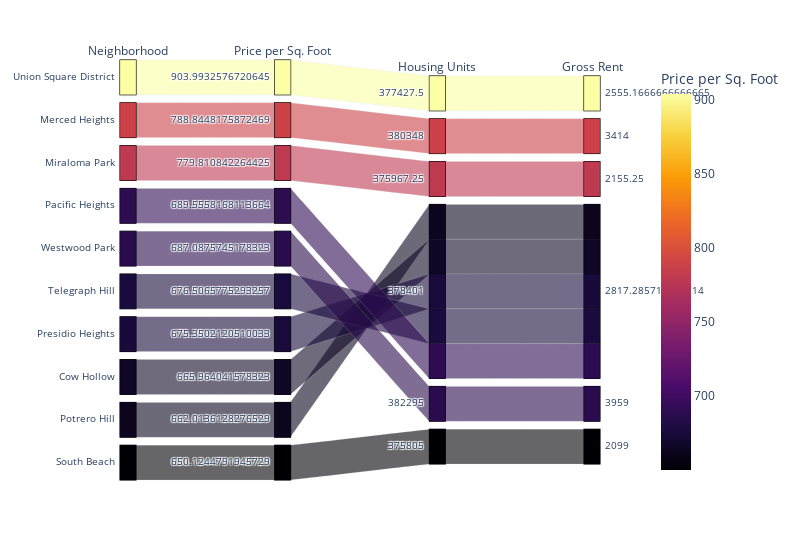

Source (notebook cell):
### Markdown cell above
## Panel Dashboard

In this section, you will combine all of the plots into a single dashboard view using Panel. Be creative with your dashboard design!

### Code cell
#Put charts/plots in a row
yearly_analysis_row = pn.Row(housing_units_per_year, average_gross_rent, average_sales_price)

#Put charts/plots in a column
sf_overview = pn.Column()
sf_yearly_analysis = pn.Column(yearly_analysis_row)
sf_neighborhood_analysis = pn.Column(average_price_by_neighborhood, top_most_expensive_neighborhoods)
sf_parallel_plots_analysis = pn.Column(parallel_coordinates, parallel_categories)


panel = pn.Tabs(
    ('Yearly Market Analysis', sf_yearly_analysis),
    ('Neighborhood Analysis', sf_neighborhood_analysis),
    ('Parallel Plots Analysis', sf_parallel_plots_analysis),
)
panel

### Figure 1 — Plotly figure (JSON) as saved in the notebook; plotly's stock layout.template omitted (floating-point values rounded to 4 significant figures)
{"data": [{"dimensions": [{"label": "Neighborhood", "values": ["Union Square District", "Merced Heights", "Miraloma Park", "Pacific Heights", "Westwood Park", "Telegraph Hill", "Presidio Heights", "Cow Hollow", "Potrero Hill", "South Beach"]}, {"label": "Price per Sq. Foot", "values": [904.0, 788.8, 779.8, 689.6, 687.1, 676.5, 675.4, 666.0, 662.0, 650.1]}, {"label": "Housing Units", "values": [377400.0, 380348, 376000.0, 378401, 382295, 378401, 378401, 378401, 378401, 375805]}, {"label": "Gross Rent", "values": [2555.0, 3414, 2155.0, 2817.0, 3959, 2817.0, 2817.0, 2817.0, 2817.0, 2099]}], "domain": {"x": [0, 1], "y": [0, 1]}, "line": {"color": [904.0, 788.8, 779.8, 689.6, 687.1, 676.5, 675.4, 666.0, 662.0, 650.1], "coloraxis": "coloraxis"}, "name": "", "type": "parcats"}], "layout": {"coloraxis": {"colorbar": {"title": {"text": "Price per Sq. Foot"}}, "colorscale": [[0, "#000004"], [0.1111, "#1b0c41"], [0.2222, "#4a0c6b"], [0.3333, "#781c6d"], [0.4444, "#a52c60"], [0.5556, "#cf4446"], [0.6667, "#ed6925"], [0.7778, "#fb9b06"], [0.8889, "#f7d13d"], [1, "#fcffa4"]]}, "legend": {"tracegroupgap": 0}, "margin": {"t": 60}, "width": 800}}
